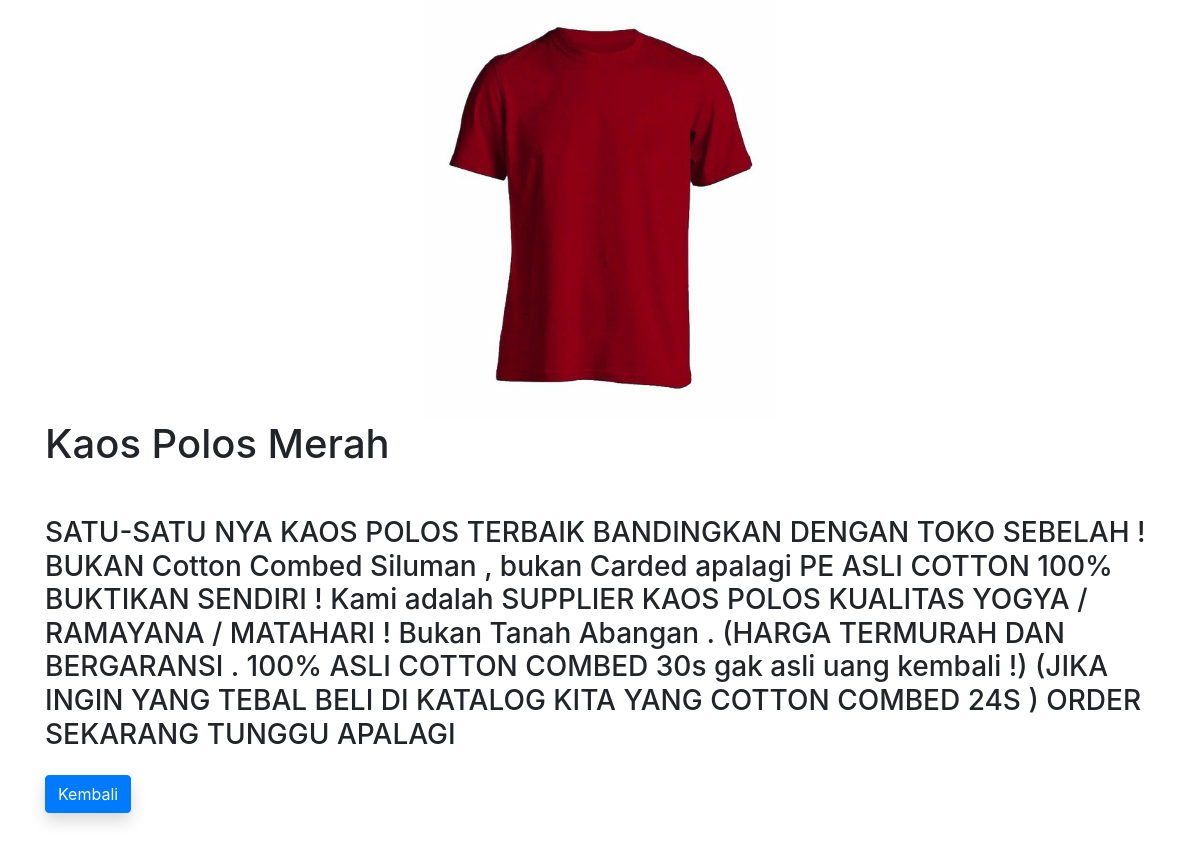
Page /detail.php?id=11 on the committed database.
### tables this page shows
CREATE TABLE `asus_data` (
  `id` int(11) NOT NULL,
  `nama` varchar(100) NOT NULL,
  `gambar` varchar(35) NOT NULL,
  `spesifikasi` varchar(900) NOT NULL,
  `harga` varchar(100) NOT NULL
);

### functions.php (called while the page is built, shortened)
<?php
function koneksi()
{
  $conn = mysqli_connect('localhost', 'root', '','db_store') or die('Koneksi ke DB GAGAL!');
  mysqli_select_db($conn, 'db_store') or die("Database salah!");
  return $conn;
}
function query($query)
{
  $conn = koneksi();
  $result = mysqli_query($conn, $query) or die(mysqli_error($conn));
  $rows = [];
  while ($row = mysqli_fetch_assoc($result)) {
    $rows[] = $row;
  }
  return $rows;
}

### detail.php (the view, shortened to what this page needs)
<?php
require 'functions.php';
$id = $_GET['id'];
$row = query("SELECT * FROM asus_data WHERE id = $id")[0];
?>
<!DOCTYPE html>
<html>
<head>
  <link rel="stylesheet" href="https://stackpath.bootstrapcdn.com/bootstrap/4.1.3/css/bootstrap.min.css">
</head>
<body>
  <div>
    <div class="container mb-5">
      <div class="row">
        <div class="col">
          <img src="img/<?= $row['gambar']; ?>" width="350px" id="zoom" alt="" class=" mx-auto d-block">
        </div>
      </div>
      <div class="row">
        <div class="col">
          <h1 class="mb-5"><?= $row['nama']; ?></h1>
          <h3><?= $row['spesifikasi']; ?></h3>
          <a href="index.php" class="btn btn-primary mt-3 shadow">Kembali</a>
        </div>
      </div>
    </div>
  </div>
</body>
</html>

### detail.php (style rules this page uses)
html { scroll-behavior: smooth; }

### rows in the picture
asus_data: gambar (picture), nama "Kaos Polos Merah", spesifikasi "SATU-SATU NYA KAOS POLOS TERBAIK BANDINGKAN DENGAN TOKO SEBELAH ! BUKAN Cotton Combed Siluman , bukan Carded apalagi PE ASLI COTTON 100% BUKTIKAN SENDIRI ! Kami adalah SUPPLIER KAOS POLOS KUALITAS YOGYA / RAMAYANA / MATAHARI ! Bukan Tanah Abangan . (HARGA TERMURAH DAN BERGARANSI . 100% ASLI COTTON COMBED 30s gak asli uang kembali !) (JIKA INGIN YANG TEBAL BELI DI KATALOG KITA YANG COTTON COMBED 24S ) ORDER SEKARANG TUNGGU APALAGI"
